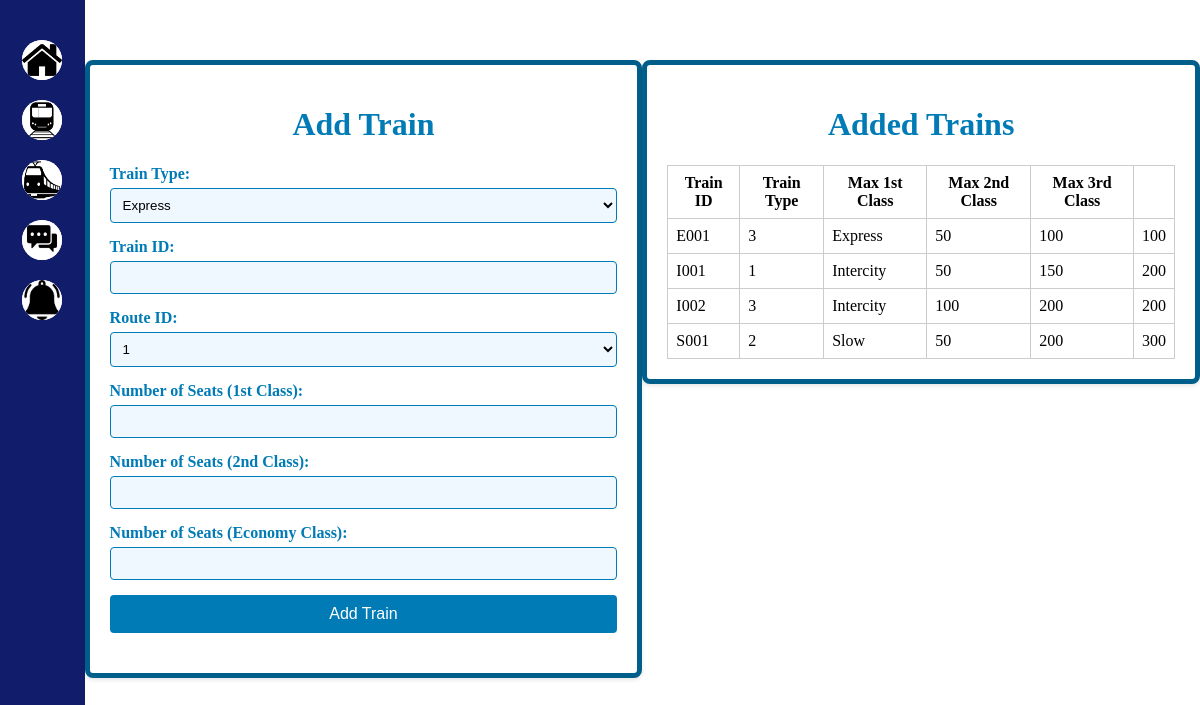
/traintimely/admin/train.php, run on the app's committed database.
### tables this page shows
CREATE TABLE `trains` (
  `train_id` varchar(6) NOT NULL,
  `route_id` int(11) DEFAULT NULL,
  `train_type` varchar(10) DEFAULT NULL,
  `total_seats_first_class` int(11) DEFAULT NULL,
  `total_seats_second_class` int(11) DEFAULT NULL,
  `total_seats_economy_class` int(11) DEFAULT NULL
);

### traintimely/admin/train.php (the view, shortened to what this page needs)
<!DOCTYPE html>
<html>
<head>
	<link rel="stylesheet" href="headerfooternew123.css">
</head>
<body>
    <div class="sidebar">
        <div><a href="adminhome.php" title="Home"><img src="homeicon1.png" class="button" alt="Notification" style="margin-top: 50px;"></a></div>
        <div><a href="route.php" title="Routes"><img src="railwayicon.jpg" class="button" alt="Route"></a></div>
        <div><a href="train.php" title="Trains"><img src="trainicon.jpg" class="button" alt="Train"></a></div>
        <div><a href="contacts.php" title="Messages"><img src="messageicon.jpg" class="button" alt="Messages"></a></div>
        <div><a href="notification.php" title="Notifications"><img src="notificationicon.jpg" class="button" alt="Notification"></a></div>
    </div>
    <div class="container">
        <h1>Add Train</h1>
        <form id="bookingForm" action="train.php" method="post">
            <div class="form-group">
                <label for="trainType">Train Type:</label>
                <select id="trainType" name="trainType" onchange="updateTrainIdPrefix()" required>
                    <option value="Express">Express</option>
                </select>
            </div>
            <div class="form-group">
                <label for="trainId">Train ID:</label>
                <input type="text" id="trainId" name="trainId" required >
            </div>
			<div class="form-group">
                <label for="trainId">Route ID:</label>
                <select id="routeId" name="routeId" required>
                    <?php
                    include 'connection.php';
                    $sql = "SELECT route_id FROM routes";
                    $result = $conn->query($sql);
                    if ($result->num_rows > 0) {
                        while ($row = $result->fetch_assoc()) {
                            echo "<option value='" . $row['route_id'] . "'>" . $row['route_id'] . "</option>";
                        }
                    } else {
                        echo "<option value=''>No routes available</option>";
                    }
                    ?>
                </select>
            </div>
            <div class="form-group">
                <label for="numSeats1st">Number of Seats (1st Class):</label>
                <input type="number" id="numSeats1st" name="numSeats1st" required>
            </div>
            <div class="form-group">
                <label for="numSeats2nd">Number of Seats (2nd Class):</label>
                <input type="number" id="numSeats2nd" name="numSeats2nd" required>
            </div>
            <div class="form-group">
                <label for="numSeats3rd">Number of Seats (Economy Class):</label>
                <input type="number" id="numSeats3rd" name="numSeats3rd" required>
            </div>
            <button type="submit">Add Train</button>
        </form>
    </div>
    <div class="container">
        <h1>Added Trains</h1>
        <table id="added-trains-table">
            <thead>
                <tr>
                    <th>Train ID</th>
                    <th>Train Type</th>
                    <th>Max 1st Class</th>
                    <th>Max 2nd Class</th>
                    <th>Max 3rd Class</th>
                </tr>
            </thead>
            <tbody>
            <?php
                include "connection.php";
                $sql2 = "SELECT train_id, route_id, train_type, total_seats_first_class, total_seats_second_class, total_seats_economy_class FROM trains";
                $result = $conn->query($sql2);
                $output = "";
                if ($result->num_rows > 0) {
                    while ($row = mysqli_fetch_array($result)) {
                        $output .= "<tr>";
                        $output .= "<td>" . $row['train_id'] . "</td>";
                        $output .= "<td>" . $row['route_id'] . "</td>";
                        $output .= "<td>" . $row['train_type'] . "</td>";
                        $output .= "<td>" . $row['total_seats_first_class'] . "</td>";
                        $output .= "<td>" . $row['total_seats_second_class'] . "</td>";
                        $output .= "<td>" . $row['total_seats_economy_class'] . "</td>";
                        $output .= "</tr>";
                    }
                } else {
                    $output = "<tr><td colspan='6'>No trains found</td></tr>";
                }
                echo $output;
            ?>
            </tbody>
        </table>
    </div>
</body>
</html>

### traintimely/admin/headerfooternew123.css (style rules this page uses)
body { margin: 0; padding: 0; border: 0; background-repeat: no-repeat; background-size: cover; background-color: white; display: flex; flex-direction: row; height: 100vh; }
h1 { text-align: center; color: #007bb5; }
.form-group { margin-bottom: 15px; }
label { display: block; margin-bottom: 5px; font-weight: bold; color: #007bb5; }
input[type="text"], input[type="number"], select { width: 100%; padding: 8px; border: 1px solid #007bb5; border-radius: 4px; box-sizing: border-box; background-color: #f0f8ff; }
button { width: 100%; padding: 10px; background-color: #007bb5; color: white; border: none; border-radius: 4px; cursor: pointer; font-size: 16px; }
.container { max-width: 600px; width: 600px; padding: 20px; margin: 20px auto; margin-top: 5%; background-color: #ffffff; border: 5px solid #005f8a; border-radius: 8px; box-shadow: 0 2px 4px rgba(0, 0, 0, 0.1); height: min-content; vertical-align: middle; }
.sidebar { width: 100px; background-color: #111d6a; display: flex; flex-direction: column; align-items: center; justify-content: top; }
.sidebar .button { width: 50px; height: 50px; background-color: white; border-radius: 50%; margin: 10px 0; zoom: 80%; transition: transform 0.3s ease; }
.sidebar img { zoom: 80%; }
.container table { border-collapse: collapse; border: 1px solid #ccc; }
.container table th, .container table td { border: 1px solid #ccc; padding: 8px; }

### data on the page
trains: train_id "E001", route "3", train_type "Express", total_seats_first_class "50", total_seats_second_class "100", total_seats_economy_class "100"
trains: train_id "I001", route "1", train_type "Intercity", total_seats_first_class "50", total_seats_second_class "150", total_seats_economy_class "200"
trains: train_id "I002", route "3", train_type "Intercity", total_seats_first_class "100", total_seats_second_class "200", total_seats_economy_class "200"
trains: train_id "S001", route "2", train_type "Slow", total_seats_first_class "50", total_seats_second_class "200", total_seats_economy_class "300"

### other printed values
form field routeId "1"
